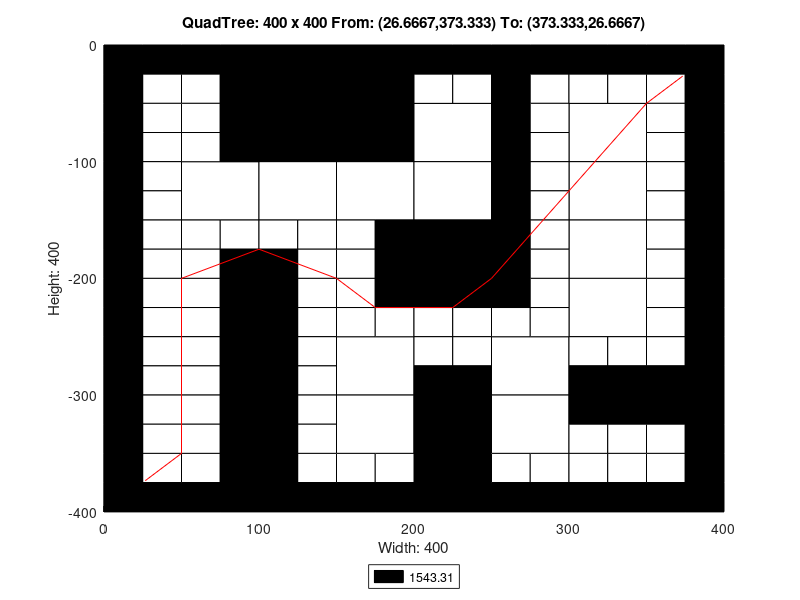

MATLAB code to generate this figure:
axis([0 400 -400 0]);
title('QuadTree: 400 x 400 From: (26.6667,373.333) To: (373.333,26.6667)');
xlabel('Width: 400');
ylabel('Height: 400');
rectangle('Position',[100 -100 100 100], 'FaceColor',[0 0 0]);
rectangle('Position',[50 -150 50 50], 'FaceColor',[1 1 1]);
rectangle('Position',[100 -150 50 50], 'FaceColor',[1 1 1]);
rectangle('Position',[150 -150 50 50], 'FaceColor',[1 1 1]);
rectangle('Position',[200 -100 50 50], 'FaceColor',[1 1 1]);
rectangle('Position',[300 -100 50 50], 'FaceColor',[1 1 1]);
rectangle('Position',[200 -150 50 50], 'FaceColor',[1 1 1]);
rectangle('Position',[200 -200 50 50], 'FaceColor',[0 0 0]);
rectangle('Position',[300 -150 50 50], 'FaceColor',[1 1 1]);
rectangle('Position',[300 -200 50 50], 'FaceColor',[1 1 1]);
rectangle('Position',[150 -300 50 50], 'FaceColor',[1 1 1]);
rectangle('Position',[150 -350 50 50], 'FaceColor',[1 1 1]);
rectangle('Position',[250 -300 50 50], 'FaceColor',[1 1 1]);
rectangle('Position',[300 -250 50 50], 'FaceColor',[1 1 1]);
rectangle('Position',[200 -350 50 50], 'FaceColor',[0 0 0]);
rectangle('Position',[250 -350 50 50], 'FaceColor',[1 1 1]);
rectangle('Position',[200 -400 50 50], 'FaceColor',[0 0 0]);
rectangle('Position',[0 -25 25 25], 'FaceColor',[0 0 0]);
rectangle('Position',[25 -25 25 25], 'FaceColor',[0 0 0]);
rectangle('Position',[0 -50 25 25], 'FaceColor',[0 0 0]);
rectangle('Position',[25 -50 25 25], 'FaceColor',[1 1 1]);
rectangle('Position',[50 -25 25 25], 'FaceColor',[0 0 0]);
rectangle('Position',[75 -25 25 25], 'FaceColor',[0 0 0]);
rectangle('Position',[50 -50 25 25], 'FaceColor',[1 1 1]);
rectangle('Position',[75 -50 25 25], 'FaceColor',[0 0 0]);
rectangle('Position',[0 -75 25 25], 'FaceColor',[0 0 0]);
rectangle('Position',[25 -75 25 25], 'FaceColor',[1 1 1]);
rectangle('Position',[0 -100 25 25], 'FaceColor',[0 0 0]);
rectangle('Position',[25 -100 25 25], 'FaceColor',[1 1 1]);
rectangle('Position',[50 -75 25 25], 'FaceColor',[1 1 1]);
rectangle('Position',[75 -75 25 25], 'FaceColor',[0 0 0]);
rectangle('Position',[50 -100 25 25], 'FaceColor',[1 1 1]);
rectangle('Position',[75 -100 25 25], 'FaceColor',[0 0 0]);
rectangle('Position',[0 -125 25 25], 'FaceColor',[0 0 0]);
rectangle('Position',[25 -125 25 25], 'FaceColor',[1 1 1]);
rectangle('Position',[0 -150 25 25], 'FaceColor',[0 0 0]);
rectangle('Position',[25 -150 25 25], 'FaceColor',[1 1 1]);
rectangle('Position',[0 -175 25 25], 'FaceColor',[0 0 0]);
rectangle('Position',[25 -175 25 25], 'FaceColor',[1 1 1]);
rectangle('Position',[0 -200 25 25], 'FaceColor',[0 0 0]);
rectangle('Position',[25 -200 25 25], 'FaceColor',[1 1 1]);
rectangle('Position',[50 -175 25 25], 'FaceColor',[1 1 1]);
rectangle('Position',[75 -175 25 25], 'FaceColor',[1 1 1]);
rectangle('Position',[50 -200 25 25], 'FaceColor',[1 1 1]);
rectangle('Position',[75 -200 25 25], 'FaceColor',[0 0 0]);
rectangle('Position',[100 -175 25 25], 'FaceColor',[1 1 1]);
rectangle('Position',[125 -175 25 25], 'FaceColor',[1 1 1]);
rectangle('Position',[100 -200 25 25], 'FaceColor',[0 0 0]);
rectangle('Position',[125 -200 25 25], 'FaceColor',[1 1 1]);
rectangle('Position',[150 -175 25 25], 'FaceColor',[1 1 1]);
rectangle('Position',[175 -175 25 25], 'FaceColor',[0 0 0]);
rectangle('Position',[150 -200 25 25], 'FaceColor',[1 1 1]);
rectangle('Position',[175 -200 25 25], 'FaceColor',[0 0 0]);
rectangle('Position',[200 -25 25 25], 'FaceColor',[0 0 0]);
rectangle('Position',[225 -25 25 25], 'FaceColor',[0 0 0]);
rectangle('Position',[200 -50 25 25], 'FaceColor',[1 1 1]);
rectangle('Position',[225 -50 25 25], 'FaceColor',[1 1 1]);
rectangle('Position',[250 -25 25 25], 'FaceColor',[0 0 0]);
rectangle('Position',[275 -25 25 25], 'FaceColor',[0 0 0]);
rectangle('Position',[250 -50 25 25], 'FaceColor',[0 0 0]);
rectangle('Position',[275 -50 25 25], 'FaceColor',[1 1 1]);
rectangle('Position',[250 -75 25 25], 'FaceColor',[0 0 0]);
rectangle('Position',[275 -75 25 25], 'FaceColor',[1 1 1]);
rectangle('Position',[250 -100 25 25], 'FaceColor',[0 0 0]);
rectangle('Position',[275 -100 25 25], 'FaceColor',[1 1 1]);
rectangle('Position',[300 -25 25 25], 'FaceColor',[0 0 0]);
rectangle('Position',[325 -25 25 25], 'FaceColor',[0 0 0]);
rectangle('Position',[300 -50 25 25], 'FaceColor',[1 1 1]);
rectangle('Position',[325 -50 25 25], 'FaceColor',[1 1 1]);
rectangle('Position',[350 -25 25 25], 'FaceColor',[0 0 0]);
rectangle('Position',[375 -25 25 25], 'FaceColor',[0 0 0]);
rectangle('Position',[350 -50 25 25], 'FaceColor',[1 1 1]);
rectangle('Position',[375 -50 25 25], 'FaceColor',[0 0 0]);
rectangle('Position',[350 -75 25 25], 'FaceColor',[1 1 1]);
rectangle('Position',[375 -75 25 25], 'FaceColor',[0 0 0]);
rectangle('Position',[350 -100 25 25], 'FaceColor',[1 1 1]);
rectangle('Position',[375 -100 25 25], 'FaceColor',[0 0 0]);
rectangle('Position',[250 -125 25 25], 'FaceColor',[0 0 0]);
rectangle('Position',[275 -125 25 25], 'FaceColor',[1 1 1]);
rectangle('Position',[250 -150 25 25], 'FaceColor',[0 0 0]);
rectangle('Position',[275 -150 25 25], 'FaceColor',[1 1 1]);
rectangle('Position',[250 -175 25 25], 'FaceColor',[0 0 0]);
rectangle('Position',[275 -175 25 25], 'FaceColor',[1 1 1]);
rectangle('Position',[250 -200 25 25], 'FaceColor',[0 0 0]);
rectangle('Position',[275 -200 25 25], 'FaceColor',[1 1 1]);
rectangle('Position',[350 -125 25 25], 'FaceColor',[1 1 1]);
rectangle('Position',[375 -125 25 25], 'FaceColor',[0 0 0]);
rectangle('Position',[350 -150 25 25], 'FaceColor',[1 1 1]);
rectangle('Position',[375 -150 25 25], 'FaceColor',[0 0 0]);
rectangle('Position',[350 -175 25 25], 'FaceColor',[1 1 1]);
rectangle('Position',[375 -175 25 25], 'FaceColor',[0 0 0]);
rectangle('Position',[350 -200 25 25], 'FaceColor',[1 1 1]);
rectangle('Position',[375 -200 25 25], 'FaceColor',[0 0 0]);
rectangle('Position',[0 -225 25 25], 'FaceColor',[0 0 0]);
rectangle('Position',[25 -225 25 25], 'FaceColor',[1 1 1]);
rectangle('Position',[0 -250 25 25], 'FaceColor',[0 0 0]);
rectangle('Position',[25 -250 25 25], 'FaceColor',[1 1 1]);
rectangle('Position',[50 -225 25 25], 'FaceColor',[1 1 1]);
rectangle('Position',[75 -225 25 25], 'FaceColor',[0 0 0]);
rectangle('Position',[50 -250 25 25], 'FaceColor',[1 1 1]);
rectangle('Position',[75 -250 25 25], 'FaceColor',[0 0 0]);
rectangle('Position',[0 -275 25 25], 'FaceColor',[0 0 0]);
rectangle('Position',[25 -275 25 25], 'FaceColor',[1 1 1]);
rectangle('Position',[0 -300 25 25], 'FaceColor',[0 0 0]);
rectangle('Position',[25 -300 25 25], 'FaceColor',[1 1 1]);
rectangle('Position',[50 -275 25 25], 'FaceColor',[1 1 1]);
rectangle('Position',[75 -275 25 25], 'FaceColor',[0 0 0]);
rectangle('Position',[50 -300 25 25], 'FaceColor',[1 1 1]);
rectangle('Position',[75 -300 25 25], 'FaceColor',[0 0 0]);
rectangle('Position',[100 -225 25 25], 'FaceColor',[0 0 0]);
rectangle('Position',[125 -225 25 25], 'FaceColor',[1 1 1]);
rectangle('Position',[100 -250 25 25], 'FaceColor',[0 0 0]);
rectangle('Position',[125 -250 25 25], 'FaceColor',[1 1 1]);
rectangle('Position',[150 -225 25 25], 'FaceColor',[1 1 1]);
rectangle('Position',[175 -225 25 25], 'FaceColor',[0 0 0]);
rectangle('Position',[150 -250 25 25], 'FaceColor',[1 1 1]);
rectangle('Position',[175 -250 25 25], 'FaceColor',[1 1 1]);
rectangle('Position',[100 -275 25 25], 'FaceColor',[0 0 0]);
rectangle('Position',[125 -275 25 25], 'FaceColor',[1 1 1]);
rectangle('Position',[100 -300 25 25], 'FaceColor',[0 0 0]);
rectangle('Position',[125 -300 25 25], 'FaceColor',[1 1 1]);
rectangle('Position',[0 -325 25 25], 'FaceColor',[0 0 0]);
rectangle('Position',[25 -325 25 25], 'FaceColor',[1 1 1]);
rectangle('Position',[0 -350 25 25], 'FaceColor',[0 0 0]);
rectangle('Position',[25 -350 25 25], 'FaceColor',[1 1 1]);
rectangle('Position',[50 -325 25 25], 'FaceColor',[1 1 1]);
rectangle('Position',[75 -325 25 25], 'FaceColor',[0 0 0]);
rectangle('Position',[50 -350 25 25], 'FaceColor',[1 1 1]);
rectangle('Position',[75 -350 25 25], 'FaceColor',[0 0 0]);
rectangle('Position',[0 -375 25 25], 'FaceColor',[0 0 0]);
rectangle('Position',[25 -375 25 25], 'FaceColor',[1 1 1]);
rectangle('Position',[0 -400 25 25], 'FaceColor',[0 0 0]);
rectangle('Position',[25 -400 25 25], 'FaceColor',[0 0 0]);
rectangle('Position',[50 -375 25 25], 'FaceColor',[1 1 1]);
rectangle('Position',[75 -375 25 25], 'FaceColor',[0 0 0]);
rectangle('Position',[50 -400 25 25], 'FaceColor',[0 0 0]);
rectangle('Position',[75 -400 25 25], 'FaceColor',[0 0 0]);
rectangle('Position',[100 -325 25 25], 'FaceColor',[0 0 0]);
rectangle('Position',[125 -325 25 25], 'FaceColor',[1 1 1]);
rectangle('Position',[100 -350 25 25], 'FaceColor',[0 0 0]);
rectangle('Position',[125 -350 25 25], 'FaceColor',[1 1 1]);
rectangle('Position',[100 -375 25 25], 'FaceColor',[0 0 0]);
rectangle('Position',[125 -375 25 25], 'FaceColor',[1 1 1]);
rectangle('Position',[100 -400 25 25], 'FaceColor',[0 0 0]);
rectangle('Position',[125 -400 25 25], 'FaceColor',[0 0 0]);
rectangle('Position',[150 -375 25 25], 'FaceColor',[1 1 1]);
rectangle('Position',[175 -375 25 25], 'FaceColor',[1 1 1]);
rectangle('Position',[150 -400 25 25], 'FaceColor',[0 0 0]);
rectangle('Position',[175 -400 25 25], 'FaceColor',[0 0 0]);
rectangle('Position',[200 -225 25 25], 'FaceColor',[0 0 0]);
rectangle('Position',[225 -225 25 25], 'FaceColor',[0 0 0]);
rectangle('Position',[200 -250 25 25], 'FaceColor',[1 1 1]);
rectangle('Position',[225 -250 25 25], 'FaceColor',[1 1 1]);
rectangle('Position',[250 -225 25 25], 'FaceColor',[0 0 0]);
rectangle('Position',[275 -225 25 25], 'FaceColor',[1 1 1]);
rectangle('Position',[250 -250 25 25], 'FaceColor',[1 1 1]);
rectangle('Position',[275 -250 25 25], 'FaceColor',[1 1 1]);
rectangle('Position',[200 -275 25 25], 'FaceColor',[1 1 1]);
rectangle('Position',[225 -275 25 25], 'FaceColor',[1 1 1]);
rectangle('Position',[200 -300 25 25], 'FaceColor',[0 0 0]);
rectangle('Position',[225 -300 25 25], 'FaceColor',[0 0 0]);
rectangle('Position',[350 -225 25 25], 'FaceColor',[1 1 1]);
rectangle('Position',[375 -225 25 25], 'FaceColor',[0 0 0]);
rectangle('Position',[350 -250 25 25], 'FaceColor',[1 1 1]);
rectangle('Position',[375 -250 25 25], 'FaceColor',[0 0 0]);
rectangle('Position',[300 -275 25 25], 'FaceColor',[1 1 1]);
rectangle('Position',[325 -275 25 25], 'FaceColor',[1 1 1]);
rectangle('Position',[300 -300 25 25], 'FaceColor',[0 0 0]);
rectangle('Position',[325 -300 25 25], 'FaceColor',[0 0 0]);
rectangle('Position',[350 -275 25 25], 'FaceColor',[1 1 1]);
rectangle('Position',[375 -275 25 25], 'FaceColor',[0 0 0]);
rectangle('Position',[350 -300 25 25], 'FaceColor',[0 0 0]);
rectangle('Position',[375 -300 25 25], 'FaceColor',[0 0 0]);
rectangle('Position',[250 -375 25 25], 'FaceColor',[1 1 1]);
rectangle('Position',[275 -375 25 25], 'FaceColor',[1 1 1]);
rectangle('Position',[250 -400 25 25], 'FaceColor',[0 0 0]);
rectangle('Position',[275 -400 25 25], 'FaceColor',[0 0 0]);
rectangle('Position',[300 -325 25 25], 'FaceColor',[0 0 0]);
rectangle('Position',[325 -325 25 25], 'FaceColor',[0 0 0]);
rectangle('Position',[300 -350 25 25], 'FaceColor',[1 1 1]);
rectangle('Position',[325 -350 25 25], 'FaceColor',[1 1 1]);
rectangle('Position',[350 -325 25 25], 'FaceColor',[0 0 0]);
rectangle('Position',[375 -325 25 25], 'FaceColor',[0 0 0]);
rectangle('Position',[350 -350 25 25], 'FaceColor',[1 1 1]);
rectangle('Position',[375 -350 25 25], 'FaceColor',[0 0 0]);
rectangle('Position',[300 -375 25 25], 'FaceColor',[1 1 1]);
rectangle('Position',[325 -375 25 25], 'FaceColor',[1 1 1]);
rectangle('Position',[300 -400 25 25], 'FaceColor',[0 0 0]);
rectangle('Position',[325 -400 25 25], 'FaceColor',[0 0 0]);
rectangle('Position',[350 -375 25 25], 'FaceColor',[1 1 1]);
rectangle('Position',[375 -375 25 25], 'FaceColor',[0 0 0]);
rectangle('Position',[350 -400 25 25], 'FaceColor',[0 0 0]);
rectangle('Position',[375 -400 25 25], 'FaceColor',[0 0 0]);
X=[373.333,373.333,350,300,300,250,250,225,200,175,175,150,100,100,100,50,50,50,50,50,50,50,50,26.6667];
Y=[-26.6667,-26.6667,-50,-125,-125,-200,-200,-225,-225,-225,-225,-200,-175,-175,-175,-200,-200,-250,-250,-300,-300,-350,-350,-373.333];
hold on;
plot(X,Y,'r');
legend('1543.31','Location','southoutside');
